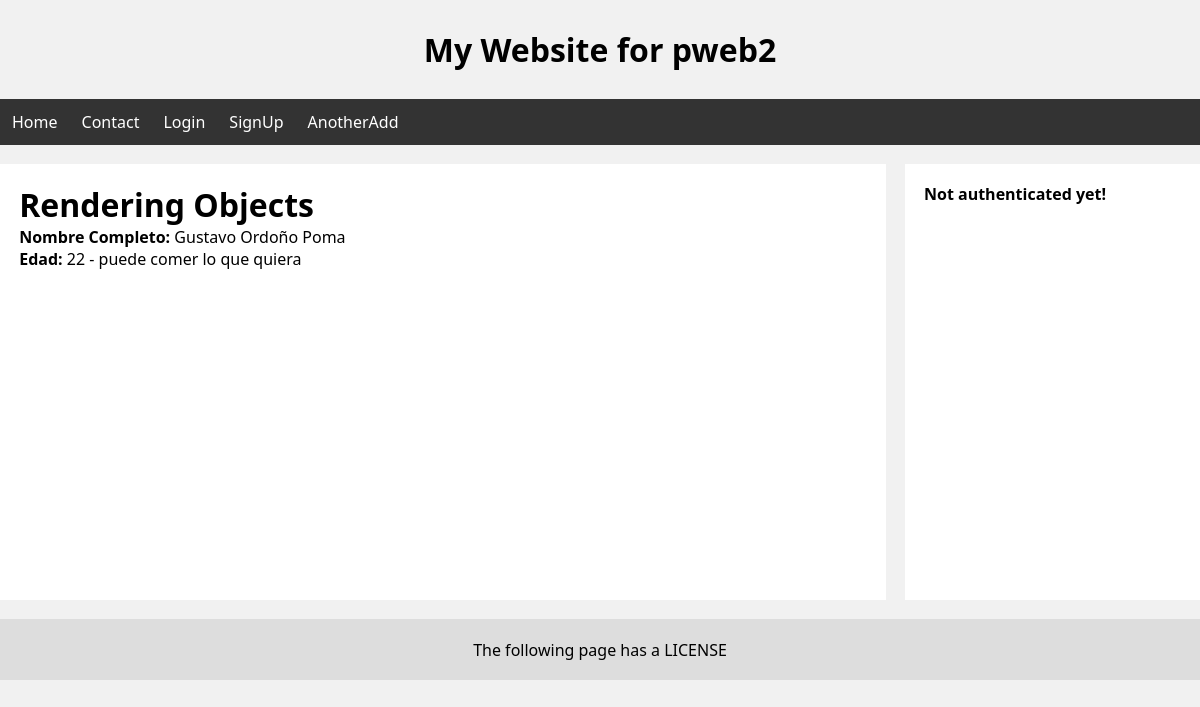
The page /personaObject/ on the database as committed earlier.
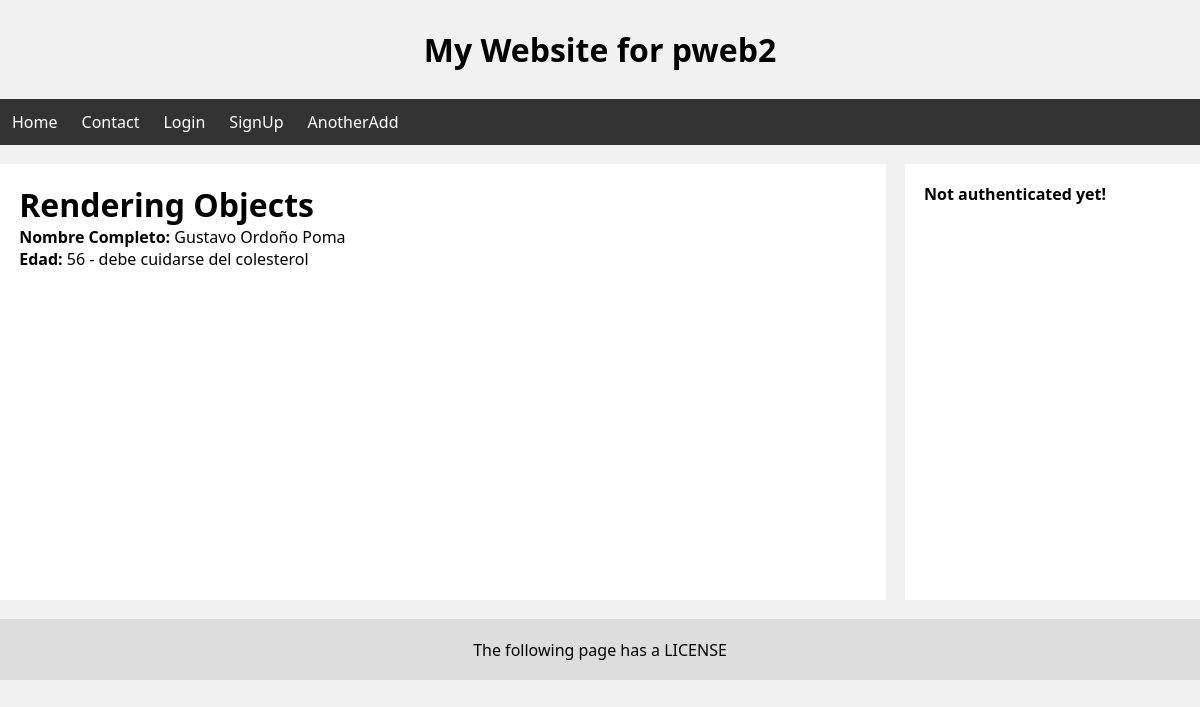
The same page on the database as committed later.
### personas/models.py (models this page shows, shortened)
class Persona(models.Model):
    nombres = models.CharField(max_length=100)
    apellidos = models.CharField(max_length=100)
    edad = models.IntegerField() # max_digits=3
    donador = models.BooleanField()

### personas/views.py (the view)
# urls.py: path('personaObject/', renderingObjects, name="renderingObjects"),
def renderingObjects(request):
    personaItem = Persona.objects.get(id=2)
    return render(request, "personas/renderingObjects.html", {
        "persona": personaItem
    })

### personas/templates/personas/renderingObjects.html (shortened to what this page needs)
{% extends 'layouts/main-layout.html' %}
{% block content %}
    <h1>Rendering Objects</h1>
    <p><b>Nombre Completo: </b>{{ persona.nombres }} {{ persona.apellidos }}</p>
    <p><b>Edad: </b>{{ persona.edad }} -
        {% if persona.edad > 40 %}
            debe cuidarse del colesterol
        {% else %}
            puede comer lo que quiera
        {% endif %}
    </p>
{% endblock %}

### templates/layouts/main-layout.html (shortened to what this page needs)
{% load static %}
<!DOCTYPE html>
<html lang="en">
<head>
    <link rel="stylesheet" href="{% static 'css/styles.css' %}">
</head>
<body>
    {% include '../components/header.html' %}
    {% include '../components/navbar.html' %}
    <main class="main">
        <div class="leftcolumn">
            {% block content %}{% endblock %}
        </div>
        <div class="rightcolumn">
            <aside>
                {% if user.is_authenticated %}
                    <p><b>Username:</b> <span>{{ user.username }}</span></p>
                    <p><b>Email:</b> <span>{{ user.email }}</span></p>
                    <p><b>Who am I?:</b> <span>{{ user.first_name }} {{ user.last_name }}</span></p>
                {% else %}
                    <b>Not authenticated yet!</b>
                {% endif %}
            </aside>
        </div>
    </main>
    {% include '../components/footer.html' %}
</body>
</html>

### templates/components/header.html
<header class="header">
    <h1 class="header__title">My Website for pweb2</h1>
</header>

### templates/components/navbar.html
<nav class="navbar">
    <ul class="navbar__links">
        <a class="navbar__link" href="/">Home</a>
        <a class="navbar__link" href="/contact">Contact</a>
        <a class="navbar__link" href="/auth/login">Login</a>
        <a class="navbar__link" href="/auth/signup">SignUp</a>
        <a class="navbar__link" href="/anotherAdd">AnotherAdd</a>
    </ul>
</nav>

### templates/components/footer.html
<footer class="footer">
    <p class="footer__message">The following page has a LICENSE</p>
</footer>

### static/css/styles.css (style rules this page uses)
* { box-sizing: border-box; margin: 0; padding: 0; font-family:'Segoe UI', Tahoma, Geneva, Verdana, sans-serif; }
body { background-color: #F1F1F1; }
.header { padding: 1.75rem; }
.header__title { text-align: center; }
.navbar { background-color: #333; }
.navbar__links { display: flex; }
.navbar__link { padding: 0.75rem; text-decoration: none; color: #FFF; }
.main { margin-top: 1.2rem; margin-bottom: 1.2rem; display: grid; gap: 1.2rem; grid-template-columns: 3fr 1fr; }
.leftcolumn { min-height: 54.5vh; padding: 1.2rem; background-color: #FFF; }
.rightcolumn { padding: 1.2rem; background-color: #FFF; }
.footer { padding: 1.2rem; background-color: #DDD; }
.footer__message { text-align: center; }

Rows that differ between the two databases and show on the page:
changed Persona "Gustavo": edad "22" → "56"
Other text that changed with them:
text no longer shown: "puede comer lo que quiera"
text now shown: "debe cuidarse del colesterol"
